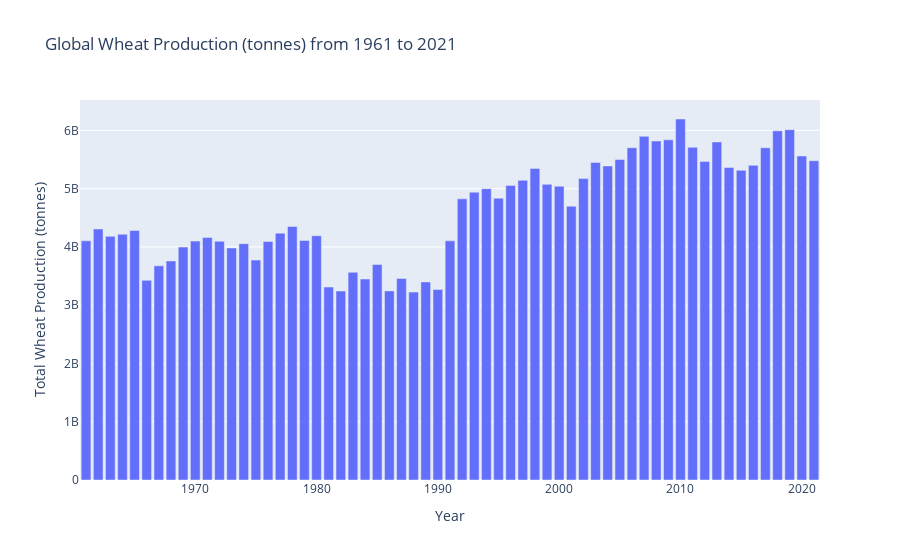

Notebook code cell kept with this figure:
### Markdown cell above
#### Check the production tredn of Wheat Production

### Code cell
df_filtered = df[(df['Year'] >= 1961) & (df['Year'] <= 2021)]
# get the total wheat production as globally        # You can add any feature which you want
global_wheat_production = df_filtered.groupby('Year')['Wheat Production (tonnes)'].sum().reset_index()
# Create the line plot
fig = px.bar(global_wheat_production, 
            x='Year', 
            y='Wheat Production (tonnes)', 
            title='Global Wheat Production (tonnes) from 1961 to 2021',
            labels={'Year': 'Year', 'Wheat Production (tonnes)': 'Total Wheat Production (tonnes)'})

# Show the plot
fig.show()

### Figure 1 — Plotly figure (JSON) as saved in the notebook; plotly's stock layout.template omitted (floating-point values rounded to 4 significant figures)
{"data": [{"alignmentgroup": "True", "hovertemplate": "Year=%{x}<br>Total Wheat Production (tonnes)=%{y}<extra></extra>", "legendgroup": "", "marker": {"color": "#636efa", "pattern": {"shape": ""}}, "name": "", "offsetgroup": "", "orientation": "v", "showlegend": false, "textposition": "auto", "type": "bar", "x": [1961, 1962, 1963, 1964, 1965, 1966, 1967, 1968, 1969, 1970, 1971, 1972, 1973, 1974, 1975, 1976, 1977, 1978, 1979, 1980, 1981, 1982, 1983, 1984, 1985, 1986, 1987, 1988, 1989, 1990, 1991, 1992, 1993, 1994, 1995, 1996, 1997, 1998, 1999, 2000, 2001, 2002, 2003, 2004, 2005, 2006, 2007, 2008, 2009, 2010, 2011, 2012, 2013, 2014, 2015, 2016, 2017, 2018, 2019, 2020, 2021], "xaxis": "x", "y": [4105000000.0, 4309000000.0, 4181000000.0, 4216000000.0, 4282000000.0, 3426000000.0, 3676000000.0, 3760000000.0, 3997000000.0, 4100000000.0, 4162000000.0, 4097000000.0, 3983000000.0, 4056000000.0, 3774000000.0, 4094000000.0, 4236000000.0, 4351000000.0, 4110000000.0, 4192000000.0, 3312000000.0, 3243000000.0, 3564000000.0, 3449000000.0, 3699000000.0, 3245000000.0, 3459000000.0, 3225000000.0, 3399000000.0, 3268000000.0, 4104000000.0, 4825000000.0, 4939000000.0, 5000000000.0, 4837000000.0, 5056000000.0, 5143000000.0, 5347000000.0, 5073000000.0, 5041000000.0, 4699000000.0, 5173000000.0, 5451000000.0, 5390000000.0, 5500000000.0, 5703000000.0, 5898000000.0, 5818000000.0, 5837000000.0, 6195000000.0, 5709000000.0, 5468000000.0, 5801000000.0, 5364000000.0, 5314000000.0, 5400000000.0, 5702000000.0, 5992000000.0, 6012000000.0, 5561000000.0, 5480000000.0], "yaxis": "y"}], "layout": {"barmode": "relative", "legend": {"tracegroupgap": 0}, "title": {"text": "Global Wheat Production (tonnes) from 1961 to 2021"}, "xaxis": {"anchor": "y", "domain": [0, 1], "title": {"text": "Year"}}, "yaxis": {"anchor": "x", "domain": [0, 1], "title": {"text": "Total Wheat Production (tonnes)"}}}}
